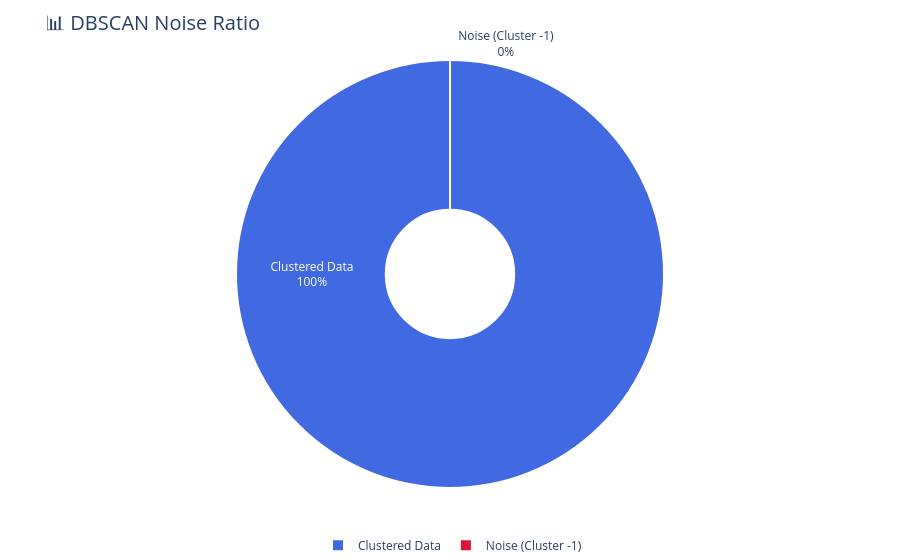

The notebook cell saved with this chart:
### Code cell
# ✅ Count noise vs. clustered points
num_noise = list(word_clusters_dbscan).count(-1)
num_clustered = len(word_clusters_dbscan) - num_noise

# ✅ Labels and values
labels = ["Clustered Data", "Noise (Cluster -1)"]
values = [num_clustered, num_noise]
colors = ["royalblue", "crimson"]

# ✅ Plotly Pie Chart
fig = go.Figure(data=[go.Pie(
    labels=labels,
    values=values,
    hole=0.3,  # Donut style
    marker=dict(colors=colors, line=dict(color='#FFFFFF', width=2)),
    textinfo='label+percent',
    insidetextorientation='radial'
)])

fig.update_layout(
    title_text="📊 DBSCAN Noise Ratio",
    title_font_size=20,
    legend=dict(orientation="h", y=-0.1, x=0.3),
    margin=dict(t=60, b=0, l=0, r=0)
)

fig.show()

### Figure 1 — Plotly figure (JSON) as saved in the notebook; plotly's stock layout.template omitted (floating-point values rounded to 4 significant figures)
{"data": [{"hole": 0.3, "insidetextorientation": "radial", "labels": ["Clustered Data", "Noise (Cluster -1)"], "marker": {"colors": ["royalblue", "crimson"], "line": {"color": "#FFFFFF", "width": 2}}, "textinfo": "label+percent", "type": "pie", "values": [134, 0]}], "layout": {"legend": {"orientation": "h", "x": 0.3, "y": -0.1}, "margin": {"b": 0, "l": 0, "r": 0, "t": 60}, "title": {"font": {"size": 20}, "text": "📊 DBSCAN Noise Ratio"}}}
